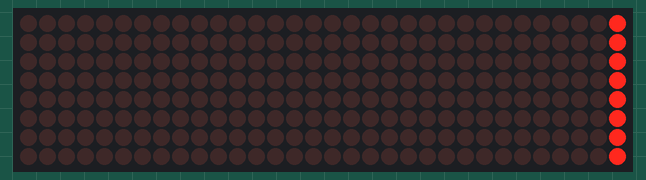
Bench run of a sketch on a simulated Arduino Uno, built with avr-gcc and run on an emulated ATmega328P. On the bench: 32×8 LED matrix.

Above: at 0.06 s.
At 0.79 s:
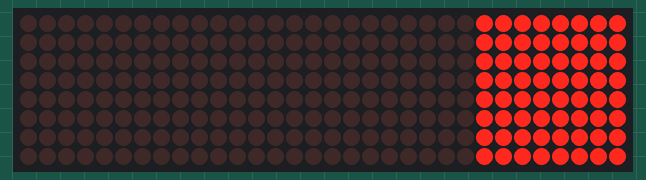
At 1.2 s:
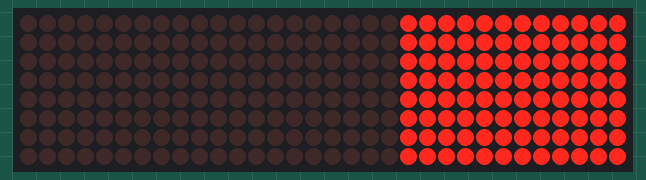
At 1.62 s:
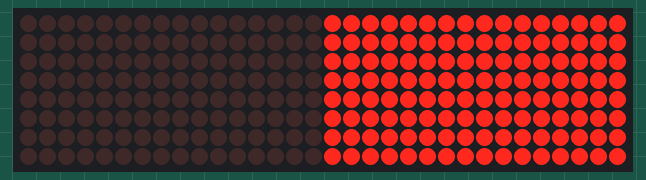
At 2.45 s:
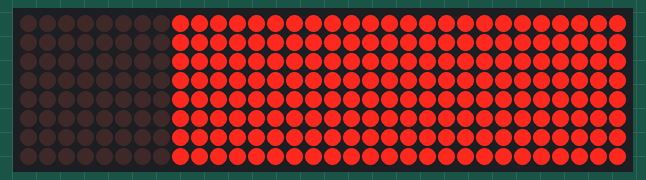
At 3.28 s:
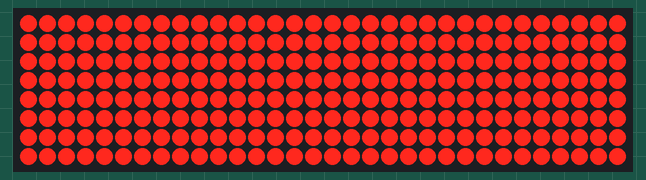

The sketch:

metrix_29.ino
```cpp
#include "LedControl.h"

const int DIN=7;
const int CS=8;
const int CLK=9;
const int MATRIX=4;

LedControl dot_matrix = LedControl(DIN,CS,CLK, MATRIX);

void dot_metrix_init(int matrix) {
  for(int i=0; i<matrix; i++) {
    dot_matrix.shutdown(i,false);
    dot_matrix.setIntensity(i,0);
    dot_matrix.clearDisplay(i);
  }
}

void setup() {
  dot_metrix_init(MATRIX);

}

void loop() {
int n=0;
int line=0;
int led=0;

for(n=0;n<MATRIX;n++){
for(int i=1; i<255; i*=2){
  for(line=0;line<8;line++){

      led |=i;
  dot_matrix.setRow(n,line,led);

  }
  delay(100);
}
  led=0;
}
for(int i=0; i<MATRIX;i++){
  dot_matrix.clearDisplay(i);
}
}
```

Measured:
- by itself, everything shown: repeats every 3.3 s, in 32 steps
